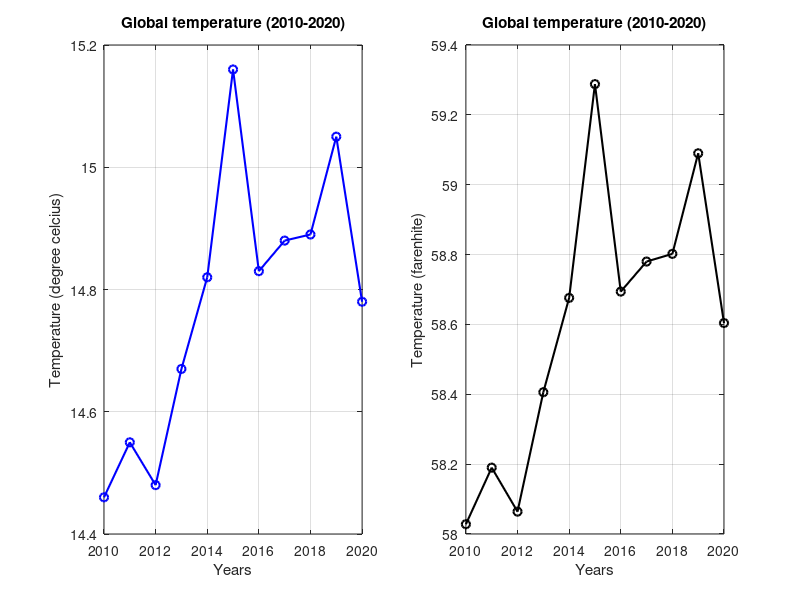

This figure's MATLAB source:
clc; clear all

% Subplot
% Data of global temperature from 2010:2020
% Temperature unit: degree celcius and farenhite

year = 2010:1:2020;
temp_C = [14.46 14.55 14.48 14.67 14.82 15.16 14.83 ...
    14.88 14.89 15.05 14.78];
temp_F = [58.028 58.19 58.064 58.406 58.676 59.288 ...
    58.694 58.78 58.802 59.09 58.604];
subplot (1,2,1);
plot(year,temp_C,'b-o','linewidth',1.5);
xlabel('Years');
ylabel('Temperature (degree celcius)');
title('Global temperature (2010-2020)')
grid on;
subplot(1,2,2);
plot(year,temp_F,'k-o','linewidth',1.5);
xlabel('Years');
ylabel('Temperature (farenhite)');
title('Global temperature (2010-2020)')
grid on;